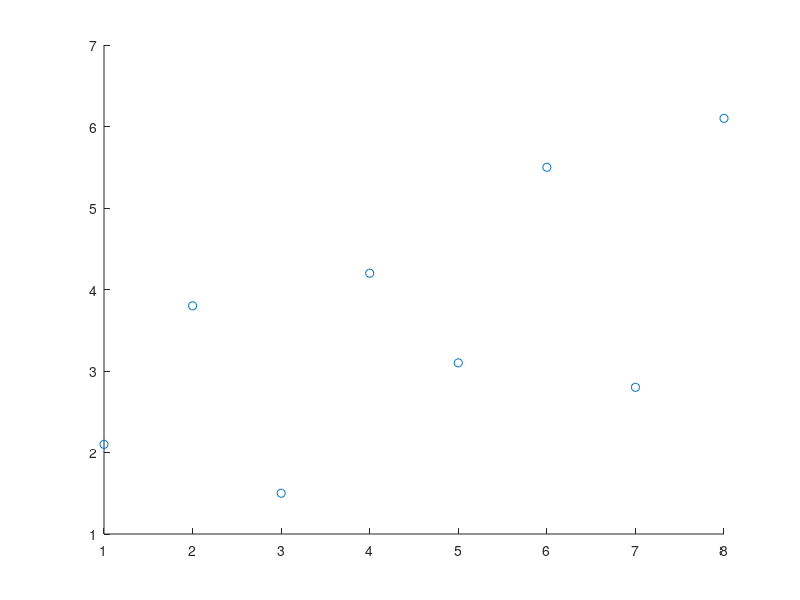

MATLAB code for this plot:
% Scatter plot test with random-like data
x = [1, 2, 3, 4, 5, 6, 7, 8];
y = [2.1, 3.8, 1.5, 4.2, 3.1, 5.5, 2.8, 6.1];  % Scattered values

% Create scatter plot  
scatter(x, y);

% Statistics
mean_x = 4.5;
mean_y = 3.6;
range_x = 7;